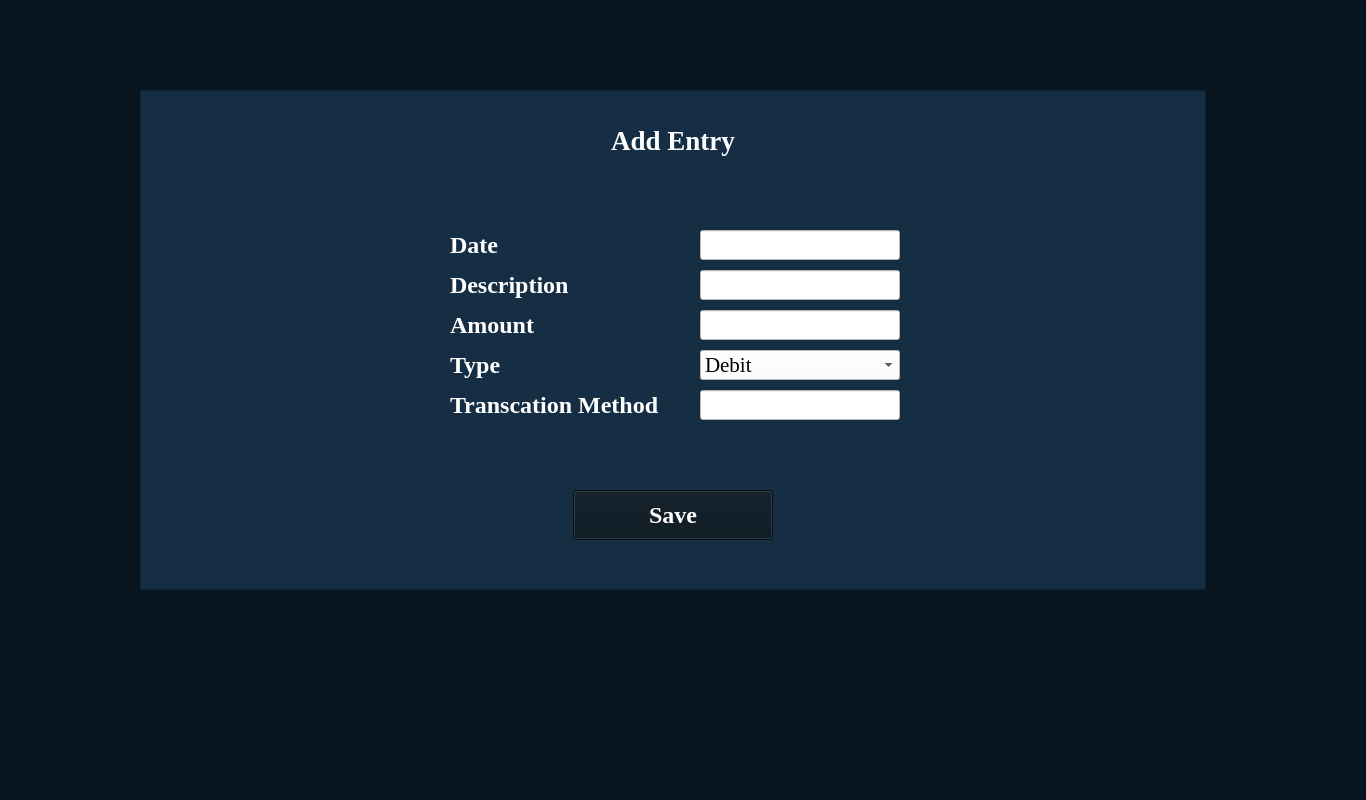
<?xml version="1.0" encoding="UTF-8"?>
<ui version="4.0">
 <class>MainWindow</class>
 <widget class="QMainWindow" name="MainWindow">
  <property name="geometry">
   <rect>
    <x>0</x>
    <y>0</y>
    <width>1366</width>
    <height>800</height>
   </rect>
  </property>
  <property name="windowTitle">
   <string>MainWindow</string>
  </property>
  <widget class="QWidget" name="centralwidget">
   <widget class="QFrame" name="frame">
    <property name="geometry">
     <rect>
      <x>0</x>
      <y>0</y>
      <width>1366</width>
      <height>800</height>
     </rect>
    </property>
    <property name="styleSheet">
     <string notr="true">background-color: rgb(9, 21, 30);</string>
    </property>
    <property name="frameShape">
     <enum>QFrame::StyledPanel</enum>
    </property>
    <property name="frameShadow">
     <enum>QFrame::Raised</enum>
    </property>
    <widget class="QFrame" name="frame_2">
     <property name="geometry">
      <rect>
       <x>140</x>
       <y>90</y>
       <width>1066</width>
       <height>500</height>
      </rect>
     </property>
     <property name="styleSheet">
      <string notr="true">background-color: rgb(21, 46, 67);</string>
     </property>
     <property name="frameShape">
      <enum>QFrame::StyledPanel</enum>
     </property>
     <property name="frameShadow">
      <enum>QFrame::Raised</enum>
     </property>
     <widget class="QLabel" name="label">
      <property name="geometry">
       <rect>
        <x>358</x>
        <y>30</y>
        <width>350</width>
        <height>40</height>
       </rect>
      </property>
      <property name="font">
       <font>
        <family>Times New Roman</family>
        <pointsize>20</pointsize>
        <weight>75</weight>
        <bold>true</bold>
       </font>
      </property>
      <property name="styleSheet">
       <string notr="true">color: rgb(255, 255, 255);</string>
      </property>
      <property name="text">
       <string>Add Entry</string>
      </property>
      <property name="alignment">
       <set>Qt::AlignCenter</set>
      </property>
     </widget>
     <widget class="QLabel" name="label_2">
      <property name="geometry">
       <rect>
        <x>310</x>
        <y>140</y>
        <width>220</width>
        <height>30</height>
       </rect>
      </property>
      <property name="font">
       <font>
        <family>Times New Roman</family>
        <pointsize>18</pointsize>
        <weight>75</weight>
        <bold>true</bold>
       </font>
      </property>
      <property name="styleSheet">
       <string notr="true">color: rgb(255, 255, 255);</string>
      </property>
      <property name="text">
       <string>Date</string>
      </property>
     </widget>
     <widget class="QLineEdit" name="lineEdit">
      <property name="geometry">
       <rect>
        <x>560</x>
        <y>140</y>
        <width>200</width>
        <height>30</height>
       </rect>
      </property>
      <property name="font">
       <font>
        <family>Times New Roman</family>
        <pointsize>16</pointsize>
       </font>
      </property>
      <property name="styleSheet">
       <string notr="true">background-color: rgb(255, 255, 255);</string>
      </property>
     </widget>
     <widget class="QLineEdit" name="lineEdit_2">
      <property name="geometry">
       <rect>
        <x>560</x>
        <y>180</y>
        <width>200</width>
        <height>30</height>
       </rect>
      </property>
      <property name="font">
       <font>
        <family>Times New Roman</family>
        <pointsize>16</pointsize>
       </font>
      </property>
      <property name="styleSheet">
       <string notr="true">background-color: rgb(255, 255, 255);</string>
      </property>
     </widget>
     <widget class="QLineEdit" name="lineEdit_3">
      <property name="geometry">
       <rect>
        <x>560</x>
        <y>220</y>
        <width>200</width>
        <height>30</height>
       </rect>
      </property>
      <property name="font">
       <font>
        <family>Times New Roman</family>
        <pointsize>16</pointsize>
       </font>
      </property>
      <property name="styleSheet">
       <string notr="true">background-color: rgb(255, 255, 255);</string>
      </property>
     </widget>
     <widget class="QLabel" name="label_3">
      <property name="geometry">
       <rect>
        <x>310</x>
        <y>180</y>
        <width>200</width>
        <height>30</height>
       </rect>
      </property>
      <property name="font">
       <font>
        <family>Times New Roman</family>
        <pointsize>18</pointsize>
        <weight>75</weight>
        <bold>true</bold>
       </font>
      </property>
      <property name="styleSheet">
       <string notr="true">color: rgb(255, 255, 255);</string>
      </property>
      <property name="text">
       <string>Description</string>
      </property>
     </widget>
     <widget class="QLabel" name="label_4">
      <property name="geometry">
       <rect>
        <x>310</x>
        <y>300</y>
        <width>221</width>
        <height>30</height>
       </rect>
      </property>
      <property name="font">
       <font>
        <family>Times New Roman</family>
        <pointsize>18</pointsize>
        <weight>75</weight>
        <bold>true</bold>
       </font>
      </property>
      <property name="styleSheet">
       <string notr="true">color: rgb(255, 255, 255);</string>
      </property>
      <property name="text">
       <string>Transcation Method</string>
      </property>
     </widget>
     <widget class="QLabel" name="label_5">
      <property name="geometry">
       <rect>
        <x>310</x>
        <y>260</y>
        <width>221</width>
        <height>30</height>
       </rect>
      </property>
      <property name="font">
       <font>
        <family>Times New Roman</family>
        <pointsize>18</pointsize>
        <weight>75</weight>
        <bold>true</bold>
       </font>
      </property>
      <property name="styleSheet">
       <string notr="true">color: rgb(255, 255, 255);</string>
      </property>
      <property name="text">
       <string>Type</string>
      </property>
     </widget>
     <widget class="QLabel" name="label_6">
      <property name="geometry">
       <rect>
        <x>310</x>
        <y>220</y>
        <width>200</width>
        <height>30</height>
       </rect>
      </property>
      <property name="font">
       <font>
        <family>Times New Roman</family>
        <pointsize>18</pointsize>
        <weight>75</weight>
        <bold>true</bold>
       </font>
      </property>
      <property name="styleSheet">
       <string notr="true">color: rgb(255, 255, 255);</string>
      </property>
      <property name="text">
       <string>Amount</string>
      </property>
     </widget>
     <widget class="QLineEdit" name="lineEdit_5">
      <property name="geometry">
       <rect>
        <x>560</x>
        <y>300</y>
        <width>200</width>
        <height>30</height>
       </rect>
      </property>
      <property name="font">
       <font>
        <family>Times New Roman</family>
        <pointsize>16</pointsize>
       </font>
      </property>
      <property name="styleSheet">
       <string notr="true">background-color: rgb(255, 255, 255);</string>
      </property>
     </widget>
     <widget class="QPushButton" name="pushButton">
      <property name="geometry">
       <rect>
        <x>433</x>
        <y>400</y>
        <width>200</width>
        <height>50</height>
       </rect>
      </property>
      <property name="font">
       <font>
        <family>Times New Roman</family>
        <pointsize>18</pointsize>
        <weight>75</weight>
        <bold>true</bold>
       </font>
      </property>
      <property name="styleSheet">
       <string notr="true">background-color: rgb(9, 21, 30);
color: rgb(255, 255, 255);</string>
      </property>
      <property name="text">
       <string>Save</string>
      </property>
     </widget>
     <widget class="QComboBox" name="comboBox">
      <property name="geometry">
       <rect>
        <x>560</x>
        <y>260</y>
        <width>200</width>
        <height>30</height>
       </rect>
      </property>
      <property name="font">
       <font>
        <family>Times New Roman</family>
        <pointsize>16</pointsize>
       </font>
      </property>
      <property name="styleSheet">
       <string notr="true">background-color: rgb(255, 255, 255);</string>
      </property>
      <item>
       <property name="text">
        <string>Debit</string>
       </property>
      </item>
      <item>
       <property name="text">
        <string>Credit</string>
       </property>
      </item>
     </widget>
    </widget>
   </widget>
  </widget>
 </widget>
 <resources/>
 <connections/>
</ui>
